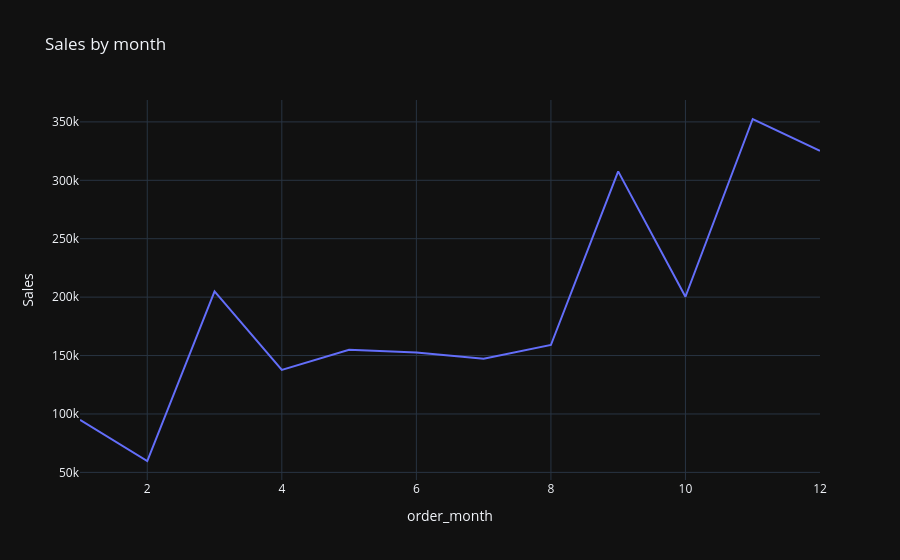

Here is the notebook cell this chart was saved with:
### Code cell
fig = px.line(sales_by_month, x='order_month', y='Sales', title='Sales by month')
fig.show()

### Figure 1 — Plotly figure (JSON) as saved in the notebook; plotly's stock layout.template omitted (floating-point values rounded to 4 significant figures)
{"data": [{"hovertemplate": "order_month=%{x}<br>Sales=%{y}<extra></extra>", "legendgroup": "", "line": {"color": "#636efa", "dash": "solid"}, "marker": {"symbol": "circle"}, "mode": "lines", "name": "", "orientation": "v", "showlegend": false, "x": [1, 2, 3, 4, 5, 6, 7, 8, 9, 10, 11, 12], "xaxis": "x", "y": [94920.0, 59750.0, 205000.0, 137800.0, 155000.0, 152700.0, 147200.0, 159000.0, 307600.0, 200300.0, 352500.0, 325300.0], "yaxis": "y", "type": "scatter"}], "layout": {"xaxis": {"anchor": "y", "domain": [0.0, 1.0], "title": {"text": "order_month"}}, "yaxis": {"anchor": "x", "domain": [0.0, 1.0], "title": {"text": "Sales"}}, "legend": {"tracegroupgap": 0}, "title": {"text": "Sales by month"}}}
